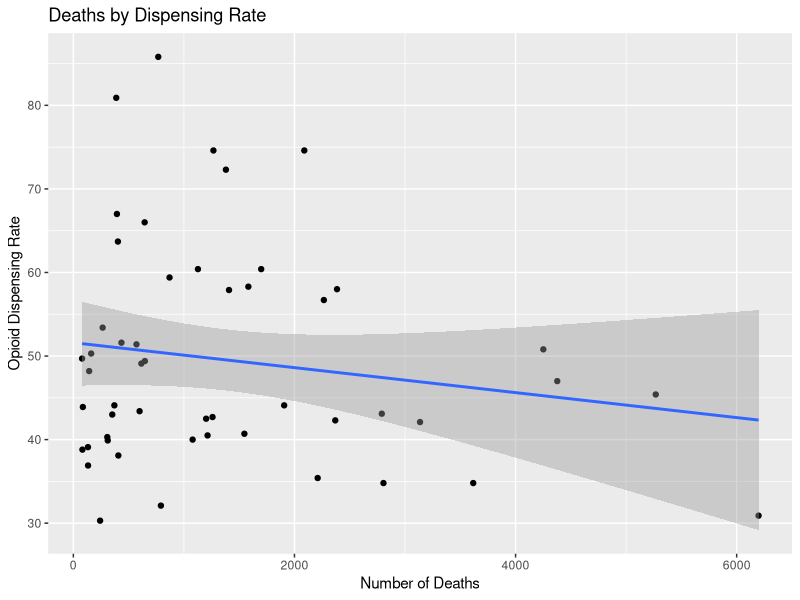
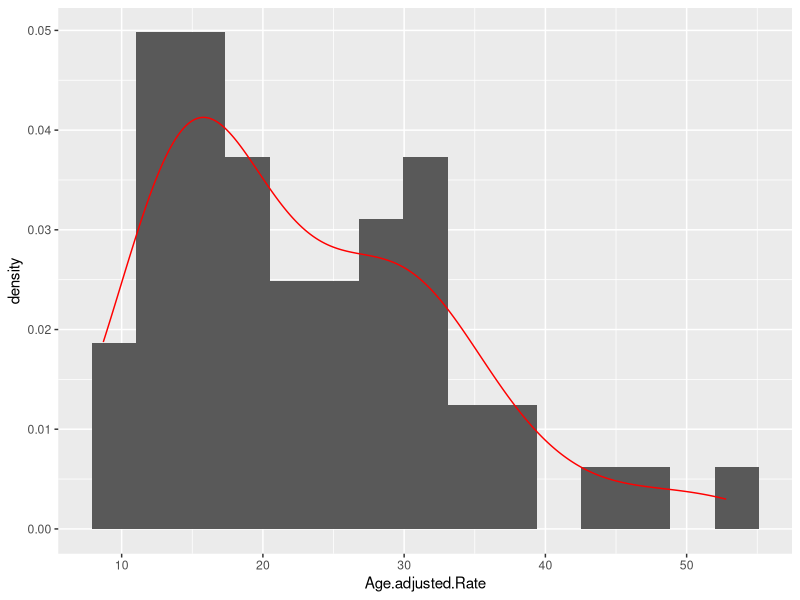
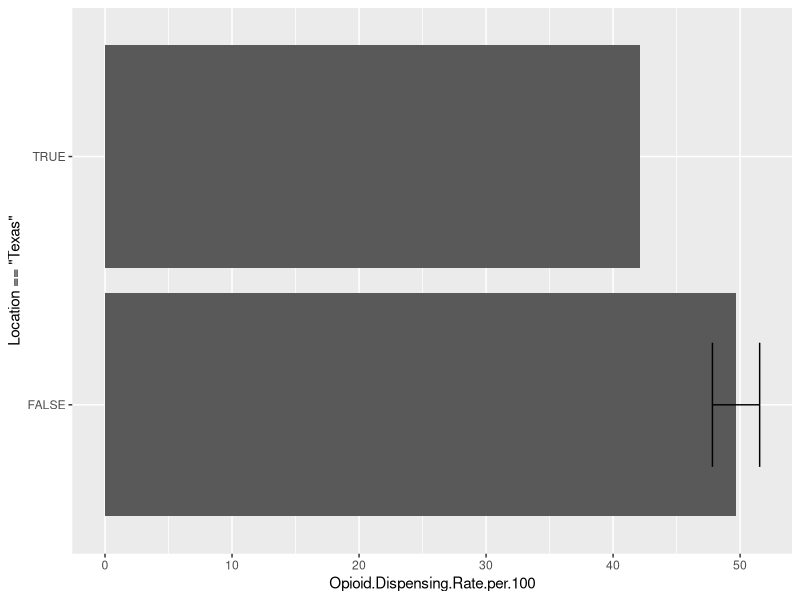
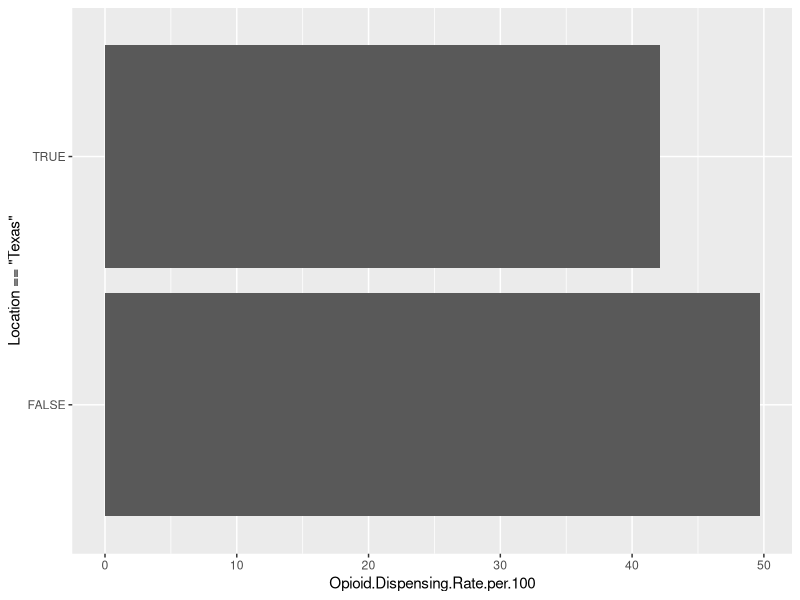
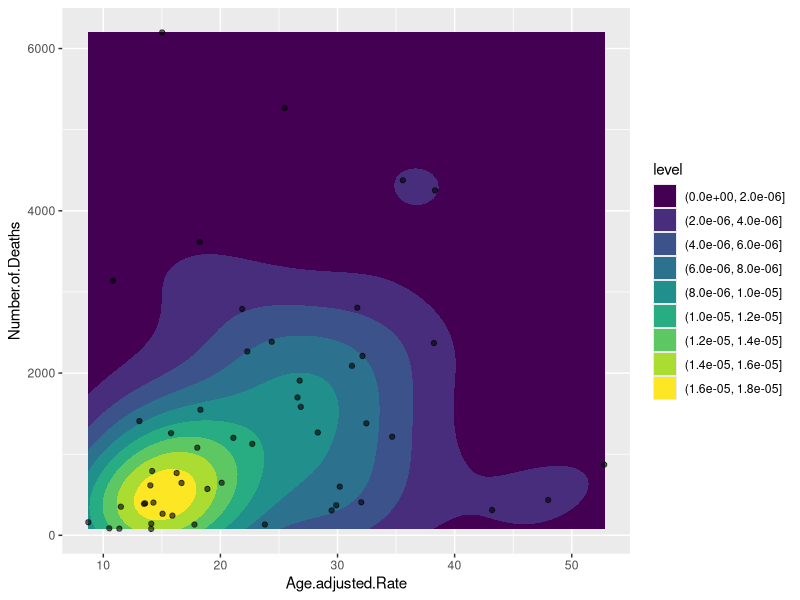

Generate these figures, in order, with R:
## ---- chunk 1
knitr::opts_chunk$set(echo = TRUE, eval = TRUE, fig.align = "center", warning = F, message = F,
tidy=TRUE, tidy.opts=list(width.cutoff=60), R.options=list(max.print=100))
## ---- chunk 2
# read your datasets in here, e.g., with read_csv()
library(tidyverse)
overdose <- read.csv('overdose.csv')
opioid <- read.csv('opioid dispensing .csv')
## ---- chunk 3
# your tidying code (if applicable; can also wait until wrangling section)
## ---- chunk 4
# your joining code
library(tidyverse)
inner_join(overdose,opioid,by=c("Location"="State")) -> opioid_overdose
opioid_overdose

# your joining code
## ---- chunk 5
# your wrangling code
opioid_overdose %>% filter(Age.adjusted.Rate<25) %>% arrange(Age.adjusted.Rate)

opioid_overdose %>% group_by(Location) %>% arrange(desc(Number.of.Deaths))

opioid_overdose %>% select(Location,Opioid.Dispensing.Rate.per.100) %>% filter(Opioid.Dispensing.Rate.per.100>50) %>% arrange(desc(Opioid.Dispensing.Rate.per.100))

#opioid_overdose %>% group_by(Location=='Texas') %>% summarize()

opioid_overdose %>% select(-Abbreviation)

#All rates are per 100,000 population.
opioid_overdose %>% mutate(Deaths.per.100000=((Age.adjusted.Rate/100)*100000))

opioid_overdose %>% glimpse()

opioid_overdose %>% summarize_all(function(x)sum(is.na(x)))

opioid_overdose %>% mutate(Range.Category = str_replace(Range.Category, "to", "\\-"))

#summary statistics
opioid_overdose %>% summarize(mean=mean(Age.adjusted.Rate), sd=sd(Age.adjusted.Rate), n_distinct(Age.adjusted.Rate), min(Age.adjusted.Rate), max(Age.adjusted.Rate),var(Age.adjusted.Rate),n=n(),se=sd/sqrt(n))

opioid_overdose %>% summarize(mean=mean(Number.of.Deaths), sd=sd(Number.of.Deaths), n_distinct(Number.of.Deaths), min(Number.of.Deaths), max(Number.of.Deaths),var(Number.of.Deaths),n=n(),se=sd/sqrt(n))

opioid_overdose %>% summarize(mean=mean(Opioid.Dispensing.Rate.per.100), sd=sd(Opioid.Dispensing.Rate.per.100), n_distinct(Opioid.Dispensing.Rate.per.100), min(Opioid.Dispensing.Rate.per.100), max(Opioid.Dispensing.Rate.per.100),var(Opioid.Dispensing.Rate.per.100),n=n(),se=sd/sqrt(n))

opioid_overdose %>% group_by(Range.Category) %>% summarize(n())

opioid_overdose %>% group_by(Abbreviation) %>% summarize(n())

opioid_overdose %>% group_by(Location) %>% summarize(n())

opioid_overdose %>% group_by(Opioid.Dispensing.Rate.per.100>50) %>% pivot_longer(contains("50"), values_to="Opioid.Dispensing.Rate.per.100>50") %>% select(-name)

opioid_overdose %>% group_by(Opioid.Dispensing.Rate.per.100>50) %>% summarize(mean=mean(Number.of.Deaths),sd=sd(Number.of.Deaths)) %>% pivot_longer(-1, values_to='Number of Deaths')

# your wrangling code

## ---- chunk 6
# your plot 1
ggplot(opioid_overdose, aes(Number.of.Deaths, Opioid.Dispensing.Rate.per.100)) + xlab('Number of Deaths') + ylab('Opioid Dispensing Rate') + ggtitle('Deaths by Dispensing Rate') + geom_point() + geom_smooth(method="lm")
#add tick marks
## ---- chunk 7
# your plot 2

ggplot(opioid_overdose, aes(x=Age.adjusted.Rate)) + geom_histogram(aes(y=..density..), bins=15)+
  geom_density(color="red")

#ggplot(opioid_overdose, aes(x=Age.adjusted.Rate, y=Opioid.Dispensing.Rate.per.100, fill=Location)) 

#####
ggplot(opioid_overdose, aes(x = Opioid.Dispensing.Rate.per.100, y = Location=='Texas')) +
  geom_bar(stat="summary") +
  geom_errorbar(stat="summary", width=.5)

ggplot(opioid_overdose, aes(x = Opioid.Dispensing.Rate.per.100, y = Location=='Texas')) +
  geom_bar(stat="summary", fun=mean)+
  geom_errorbar(stat="summary", fun.data=mean_cl_normal, width=.5)
## ---- chunk 8
# your plot 3
ggplot(opioid_overdose, aes(Age.adjusted.Rate, Number.of.Deaths))+geom_density2d_filled() + geom_jitter(alpha = 0.6)
